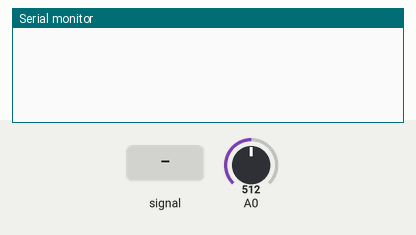
Bench run of a sketch on a simulated Arduino Uno, built with avr-gcc and run on an emulated ATmega328P. Shown: the last lines printed to the serial monitor. The inputs (shaded band) are chosen by the test bench; at power-on: A0 = 512.

Above: at 1.2 s.
1.3 s: A0 fed a 1000 Hz sine of ±255 counts around its level
At 1.6 s:
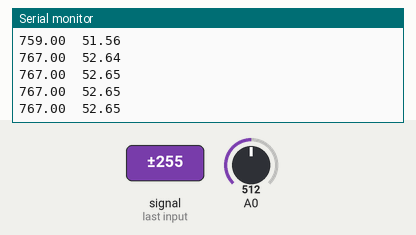
2.8 s: A0 fed a 200 Hz sine of ±255 counts around its level
At 4.0 s:
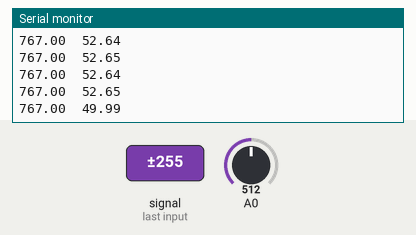
Timing chart, 0 to 5.8 s (numbered marks = the images above; inputs shaded):
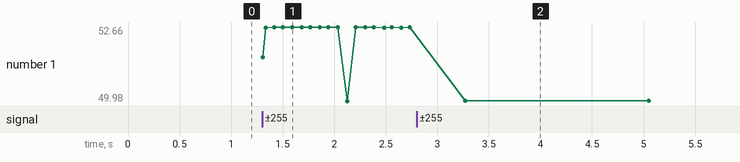

The sketch:

Voltage_freq.ino
```cpp
float time0,prev_time,max_time=0,Dt=0,prev_maxtime=0,max_val,val;
void setup() {
  // put your setup code here, to run once:
  Serial.begin(2000000);
  pinMode(A0,INPUT);
}

void loop() {
  // put your main code here, to run repeatedly:
  prev_time=micros();
  max_val=0; val=201;
  while( (micros()-prev_time<10000) && val>100 )
  {
    time0=micros();
    val=analogRead(A0);
    if(val>max_val){
      max_val=val;
      max_time=time0;
    }
  }
  if(max_val>100){
    Dt=max_time-prev_maxtime;
    if(Dt < 22000 && Dt > 18000){
      Serial.print(max_val);Serial.print('\t');
      Serial.println(1000000/Dt);
    }
    prev_maxtime=max_time;
  }
  while(analogRead(A0) < 100)
    delayMicroseconds(100);
}
```

Measured:
- after the input at 1.3 s, the serial monitor: prints a new line at once (image 1)
- after the input at 2.8 s, the serial monitor: prints a new line after 0.47 s (image 2)
- plotted number 1: 52.65 → 49.99 after the input at 2.8 s
